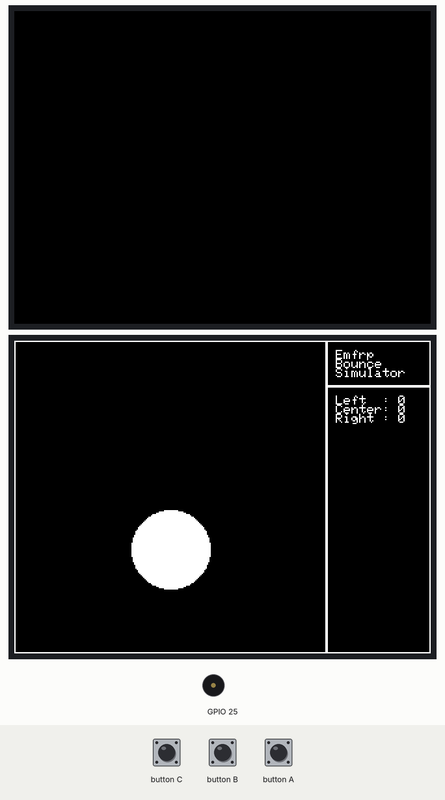
A program run on a simulated ESP32. Shown: 2 × 320×240 colour display, buzzer (waves = sounding). The inputs (shaded band) are chosen by the test bench.

Above: at 1.2 s.
1.8 s: button C pressed for 0.15 s
At 2.43 s:
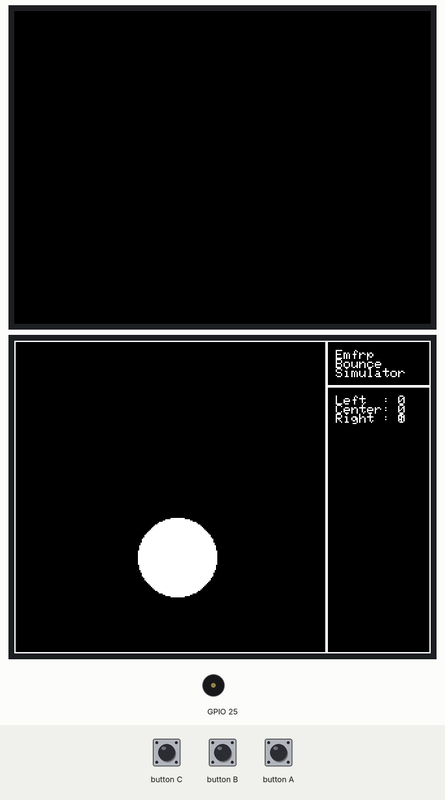
2.5 s: button B pressed for 1 s
At 3.22 s:
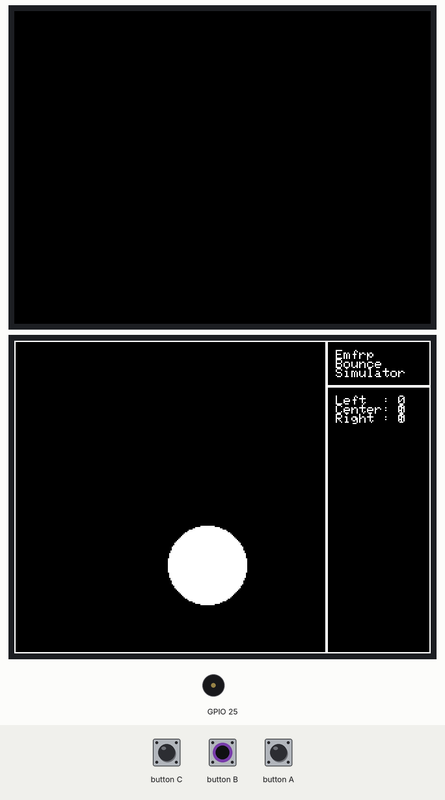
4.1 s: button A pressed for 0.15 s
At 4.7 s:
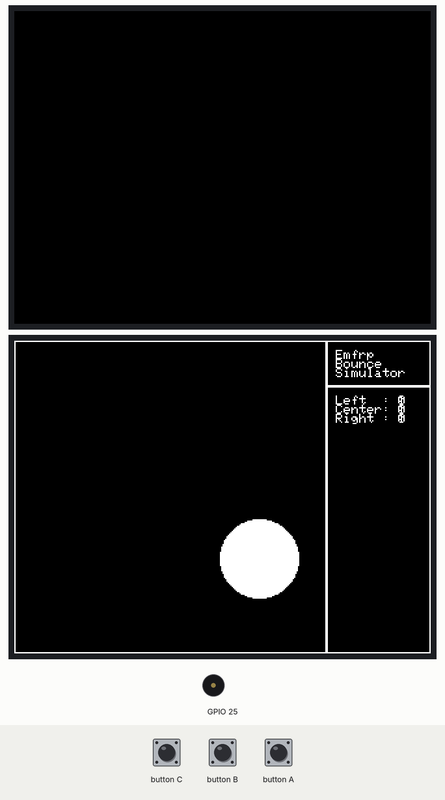
4.8 s: button C pressed for 1 s
At 5.5 s:
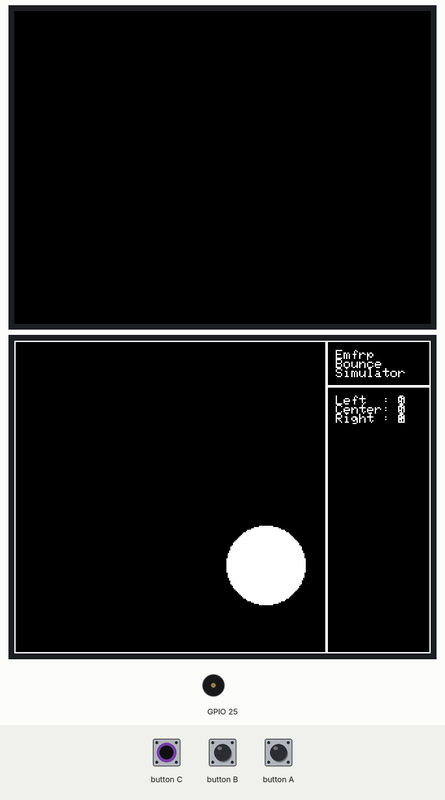
6.4 s: button B pressed for 0.15 s
At 6.98 s:
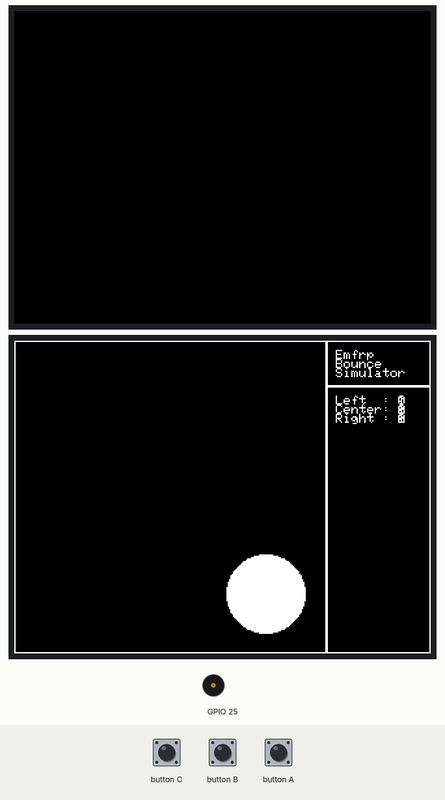
7.1 s: button A pressed for 1 s
At 7.77 s:
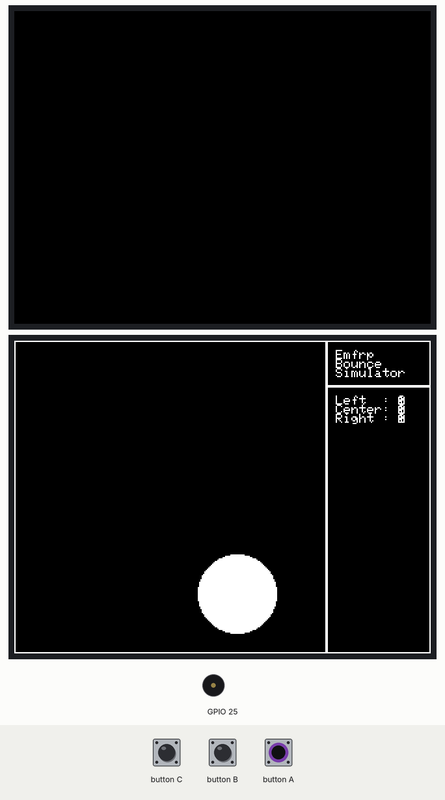
Timing chart, 0 to 9.7 s (numbered marks = the images above; inputs shaded):
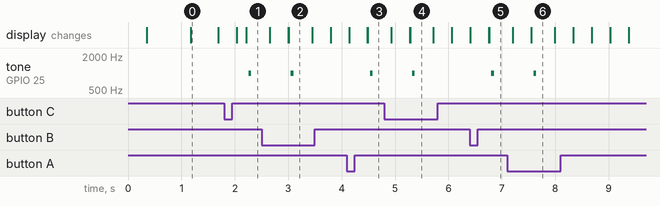

The program:

main.cpp
```cpp
#include "M5Stack.h"

#define LGFX_USE_V1
#define LGFX_AUTODETECT
#include <LovyanGFX.hpp>

#include <BounceSimulator.h>

// 定数
const int beepDuration = 50;
const int fontSize = 7; // M5Stack の TextSize(1) のサイズ
const int displayWidth = 320;
const int displayHeight = 240;
const int simulatorAreaWidth = 240;
const int simulatorAreaHeight = displayHeight;
const int titleAreaX = simulatorAreaWidth;
const int titleAreaY = 0;
const int titleAreaWidth = displayWidth - simulatorAreaWidth;
const int titleAreaHeight = fontSize * 5;
const int textAreaX = simulatorAreaWidth;
const int textAreaY = titleAreaHeight;
const int textAreaWidth = titleAreaWidth;
const int textAreaHeight = displayHeight - titleAreaHeight;
const int ballRadius = 30;
const double ballAccel = 30.0;

// 描画APIの初期化
static LGFX lcd;
static LGFX_Sprite simulatorSprite(&lcd);
static LGFX_Sprite textAreaSprite(&lcd);

// ボールの位置をディスプレイ座標系へ変換する関数
void ballPos2LcdCoord(double *ballPosX, double *ballPosY) {
  *ballPosX = *ballPosX + simulatorAreaWidth * 0.5;
  *ballPosY = simulatorAreaHeight - *ballPosY;
}

// タイトルの描画
void drawTitle() {
  LGFX_Sprite titleSprite(&lcd);
  titleSprite.createSprite(titleAreaWidth, titleAreaHeight);

  titleSprite.setColor(TFT_WHITE);
  titleSprite.setTextSize(1);
  titleSprite.setCursor(fontSize, fontSize);
  titleSprite.print("Emfrp");
  titleSprite.setCursor(fontSize, fontSize * 2);
  titleSprite.print("Bounce");
  titleSprite.setCursor(fontSize, fontSize * 3);
  titleSprite.print("Simulator");
  titleSprite.drawRect(0, 0, titleAreaWidth, titleAreaHeight, TFT_WHITE);
  titleSprite.pushSprite(titleAreaX, titleAreaY, TFT_BLACK);
  titleSprite.deleteSprite();
}

// ボタンのカウントを描画する関数
void drawBtnCount(int numLBtnPressed, int numCBtnPressed, int numRBtnPressed) {
  textAreaSprite.setColor(TFT_WHITE);
  textAreaSprite.setCursor(fontSize, fontSize * 1);
  textAreaSprite.printf("Left  : %d", numLBtnPressed);
  textAreaSprite.setCursor(fontSize, fontSize * 2);
  textAreaSprite.printf("Center: %d", numCBtnPressed);
  textAreaSprite.setCursor(fontSize, fontSize * 3);
  textAreaSprite.printf("Right : %d", numRBtnPressed);
  textAreaSprite.drawRect(0, 0, textAreaWidth, textAreaHeight, TFT_WHITE);
  textAreaSprite.pushSprite(textAreaX, textAreaY, TFT_RED);
}

// ボールを描画する関数
void drawBall(double *ballPosX, double *ballPosY) {
  double x = *ballPosX;
  double y = *ballPosY;
  ballPos2LcdCoord(&x, &y);

  simulatorSprite.fillRect(0, 0, simulatorAreaWidth, simulatorAreaHeight,
                           TFT_BLACK);
  simulatorSprite.setColor(TFT_WHITE);
  simulatorSprite.fillCircle((int)x, (int)y, ballRadius);
  simulatorSprite.drawRect(0, 0, simulatorAreaWidth, simulatorAreaHeight);
  simulatorSprite.pushSprite(0, 0, TFT_RED);
}

void Input(double *lbtn, int *inputLBtn, double *rbtn, int *inputRBtn,
           double *cbtn, int *inputCBtn, double *tick, int *time) {
  /* Your code goes here... */
  *inputLBtn = M5.BtnA.wasPressed();
  *inputCBtn = M5.BtnB.wasPressed();
  *inputRBtn = M5.BtnC.wasPressed();

  *lbtn = -ballAccel;
  *cbtn = ballAccel;
  *rbtn = ballAccel;

  *time = millis();
  *tick = double(*time) / 1000.0;

  M5.update();
}

void Output(double *ballPosX, double *ballPosY, int *outputDrawBall,
            int *numLBtnPressed, int *numCBtnPressed, int *numRBtnPressed,
            int *outputNumButtonPressed) {
  /* Your code goes here... */
  // ボールの描画
  if (*outputDrawBall) {
    drawBall(ballPosX, ballPosY);
  }

  // ボタンが押された時，カウントを再描画してブザーを鳴らす
  if (*outputNumButtonPressed) {
    drawBtnCount(*numLBtnPressed, *numCBtnPressed, *numRBtnPressed);

    M5.Speaker.beep();
    delay(50);
    M5.Speaker.mute();
  }
}

void setup() {
  M5.begin();
  M5.Speaker.begin();
  M5.Speaker.setVolume(1);
  M5.Speaker.setBeep(440, beepDuration);

  lcd.init();
  lcd.setRotation(1);
  lcd.setBrightness(128);

  drawTitle();

  simulatorSprite.createSprite(simulatorAreaWidth, simulatorAreaHeight);
  textAreaSprite.createSprite(textAreaWidth, textAreaHeight);
  textAreaSprite.setTextSize(1);

  drawBtnCount(0, 0, 0);
}

void loop() { ActivateBounceSimulator(); }
```

Measured:
- after the input at 1.8 s, tone on GPIO 25: silent → 1000 Hz after 0.46 s, → silent 0.05 s later; the display: first differs from a run without the input after 0.42 s (image 1)
- after the input at 2.5 s, tone on GPIO 25: silent → 1000 Hz after 0.55 s, → silent 0.05 s later
- after the input at 4.1 s, tone on GPIO 25: silent → 1000 Hz after 0.43 s, → silent 0.05 s later
- after the input at 4.8 s, tone on GPIO 25: silent → 1000 Hz after 0.52 s, → silent 0.05 s later
- after the input at 6.4 s, tone on GPIO 25: silent → 1000 Hz after 0.41 s, → silent 0.05 s later
- after the input at 7.1 s, tone on GPIO 25: silent → 1000 Hz after 0.50 s, → silent 0.05 s later
- what the display in image 0 shows lasts 0.5 s, from 1.2 s to 1.7 s
